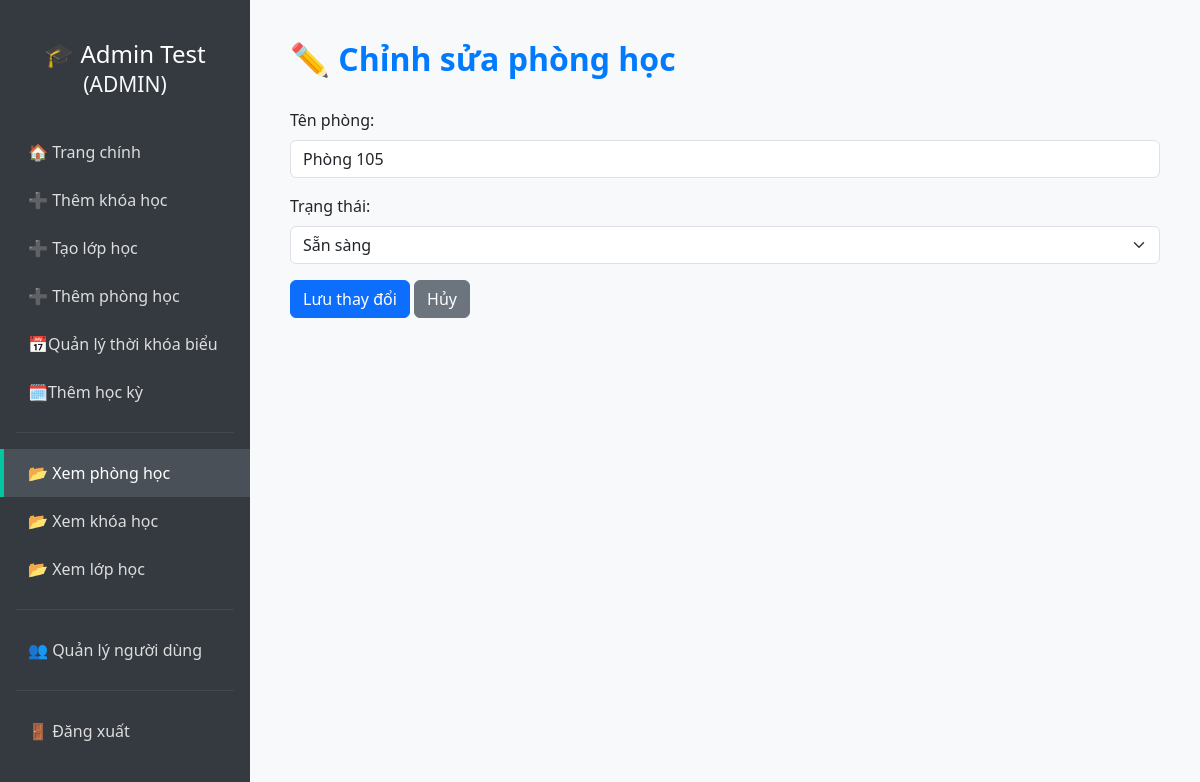
Page /edit-room/5 (signed in) on the earlier database version.
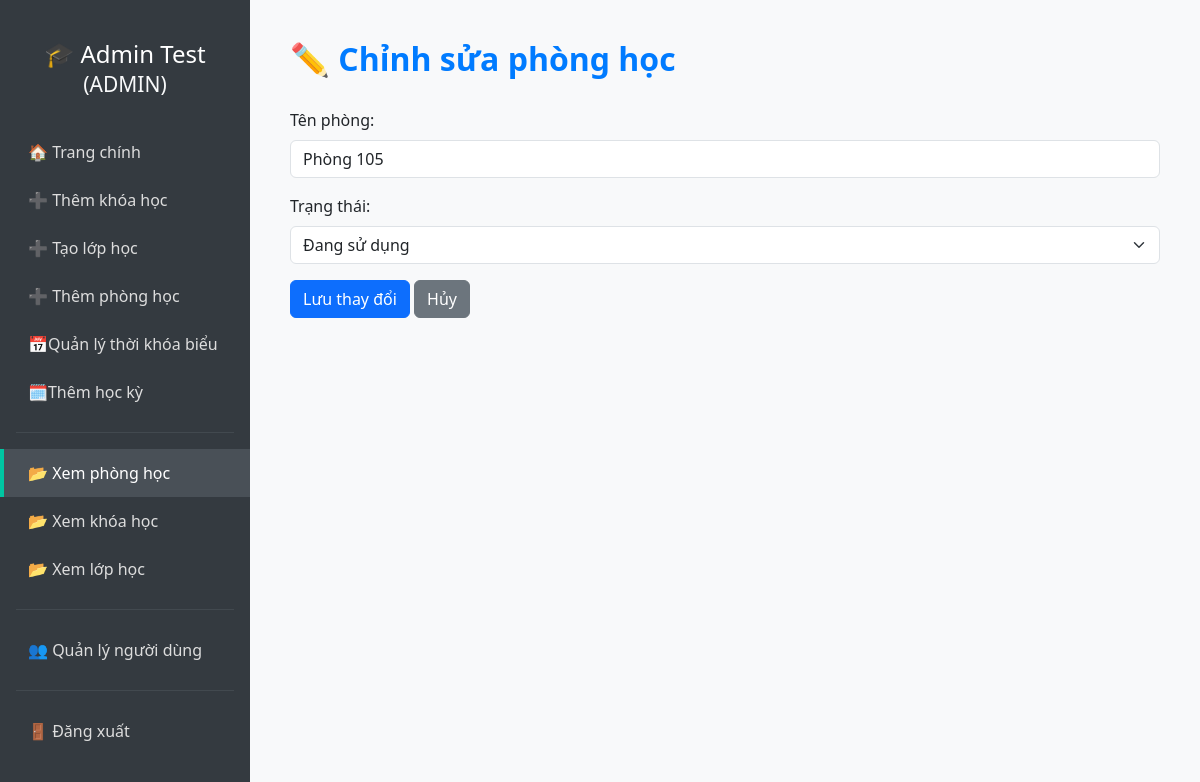
Same page on the later database version.
### tables this page shows
CREATE TABLE rooms (
            id INTEGER PRIMARY KEY AUTOINCREMENT,
            name TEXT NOT NULL UNIQUE,
            status TEXT NOT NULL CHECK (status IN ('available', 'occupied', 'maintenance'))
        );

### app.py (the view)
@app.route('/edit-room/<int:room_id>', methods=['POST', 'GET'])
@login_required
def edit_room(room_id):
    if current_user.role != 'admin':
        return "Không có quyền truy cập", 403
    conn = sqlite3.connect('database.db')
    cursor = conn.cursor()
    if request.method == 'POST':
        name = request.form['name']
        status = request.form['status']
        cursor.execute('UPDATE rooms SET name = ?, status = ? WHERE id = ?', (name, status, room_id))
        conn.commit()
        conn.close()
        flash("Đã cập nhật phòng học thành công!", "success")
        return redirect(url_for('view_rooms'))
    else:
        cursor.execute("SELECT * FROM rooms WHERE id = ?", (room_id,))
        room = cursor.fetchone()
        conn.close()
        if room:
            return render_template('admin/edit_room.html', room=room, user=current_user)
        else:
            flash("Phòng học không tồn tại!", "danger")
            return redirect(url_for('view_rooms'))

### app.py (called while the page is built)
@login_manager.user_loader
def load_user(user_id):
    conn = sqlite3.connect('database.db')
    cursor = conn.cursor()
    cursor.execute("SELECT id, full_name, email, role FROM users WHERE id = ?", (user_id,))
    row = cursor.fetchone()
    conn.close()
    if row:
        return User(*row)
    return None

### templates/admin/edit_room.html (shortened to what this page needs)
<!DOCTYPE html>
<html lang="vi">
<head>
  <link href="https://cdn.jsdelivr.net/npm/bootstrap@5.3.0/dist/css/bootstrap.min.css" rel="stylesheet">
</head>
<body>
<div class="sidebar">
  <h4>🎓 {{ user.full_name }}<br><small class="text-light">({{ user.role|upper }})</small></h4>
  <a href="/dashboard">🏠 Trang chính</a>
  <a href="{{ url_for('add_course') }}">➕ Thêm khóa học</a>
  <a href="{{ url_for('add_class') }}">➕ Tạo lớp học</a>
  <a href="{{ url_for('add_room') }}">➕ Thêm phòng học</a>
  <a href="{{ url_for('add_schedule') }}"><span class="icon">📅</span>Quản lý thời khóa biểu</a>
  <a href="{{ url_for('add_semester') }}"><span class="icon">🗓️</span>Thêm học kỳ</a>
  <hr class="text-secondary mx-3">
  <a href="{{ url_for('view_rooms') }}" class="active">📂 Xem phòng học</a>
  <a href="{{ url_for('view_courses') }}">📂 Xem khóa học</a>
  <a href="{{ url_for('view_classes') }}">📂 Xem lớp học</a>
  <hr class="text-secondary mx-3">
  <a href="{{ url_for('view_users') }}">👥 Quản lý người dùng</a>
  <hr class="text-secondary mx-3">
  <a href="{{ url_for('logout') }}" class="logout-link">🚪 Đăng xuất</a>
</div>
<div class="main-content">
  <h2>✏️ Chỉnh sửa phòng học</h2>
  <form method="POST">
    <div class="mb-3">
      <label for="name" class="form-label">Tên phòng:</label>
      <input type="text" class="form-control" id="name" name="name" value="{{ room[1] }}" required>
    </div>
    <div class="mb-3">
      <label for="status" class="form-label">Trạng thái:</label>
      <select class="form-select" name="status" id="status" required>
        <option value="available" {% if room[2] == 'available' %}selected{% endif %}>Sẵn sàng</option>
        <option value="occupied" {% if room[2] == 'occupied' %}selected{% endif %}>Đang sử dụng</option>
      </select>
    </div>
    <button type="submit" class="btn btn-primary">Lưu thay đổi</button>
    <a href="{{ url_for('view_rooms') }}" class="btn btn-secondary">Hủy</a>
  </form>
</div>
</body>
</html>

Differences in the rows shown:
changed rooms "Phòng 105": status "Sẵn sàng" → "Đang sử dụng"
